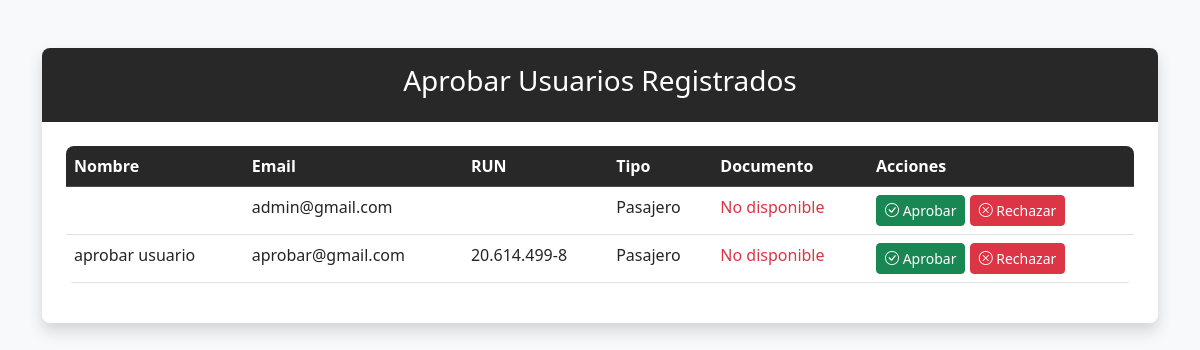
Before: /aprobar-usuarios/ (signed in) with the older database file.
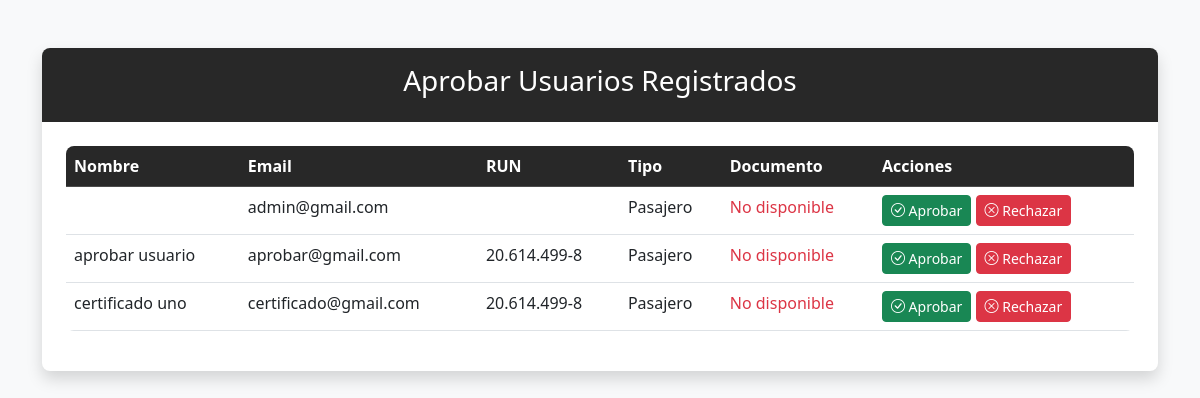
After: the same page with the newer database file.
### core/models.py (models this page shows, shortened)
class Usuario(AbstractUser):
    TIPO_USUARIO_CHOICES = [
        ('conductor', 'Conductor'),
        ('pasajero', 'Pasajero'),
    ]
    tipo_usuario = models.CharField(max_length=10, choices=TIPO_USUARIO_CHOICES, default='pasajero')
    run = models.CharField(max_length=12)
    telefono = models.CharField(max_length=15, blank=True, null=True)
    universidad = models.CharField(max_length=100, blank=True, null=True)
    calificacion = models.FloatField(
        validators=[MinValueValidator(0.0), MaxValueValidator(5.0)],
        default=5.0
    )
    aprobado = models.BooleanField(default=False, verbose_name="Cuenta aprobada")
    fecha_registro = models.DateTimeField(auto_now_add=True)
    documento_pdf = models.BinaryField(null=True, blank=True, editable=True)
    documento_nombre = models.CharField(max_length=255, null=True, blank=True)
    documento_tipo = models.CharField(max_length=100, null=True, blank=True)
    documento_size = models.PositiveIntegerField(null=True, blank=True)

### core/views.py (the view, shortened to what this page needs)
# urls.py: path('aprobar-usuarios/', views.aprobar_usuarios, name='aprobar_usuarios'),
@user_passes_test(es_administrador, login_url='login')
def aprobar_usuarios(request):
    usuarios_pendientes = Usuario.objects.filter(aprobado=False).order_by('fecha_registro')
    return render(request, 'core/aprobar_usuarios.html', {'usuarios_pendientes': usuarios_pendientes})

### core/views.py (called while the page is built)
def es_administrador(user):
    return user.is_authenticated and (user.is_superuser or hasattr(user, 'superadministrador'))

### core/templates/core/aprobar_usuarios.html (shortened to what this page needs)
<!DOCTYPE html>
{% load static %}
<html lang="es">
<head>
    <link href="https://cdn.jsdelivr.net/npm/bootstrap@5.3.0/dist/css/bootstrap.min.css" rel="stylesheet">
    <link rel="stylesheet" href="{% static 'core/styles.css' %}">
    <link href="https://cdn.jsdelivr.net/npm/bootstrap@5.3.0/dist/css/bootstrap.min.css" rel="stylesheet">
    <link rel="stylesheet" href="https://cdn.jsdelivr.net/npm/bootstrap-icons@1.10.0/font/bootstrap-icons.css">
    <link rel="stylesheet" href="{% static 'core/styles.css' %}">
</head>
<div class="container py-5">
    <div class="row justify-content-center">
        <div class="col-md-12">
            <div class="card shadow">
                <div class="card-header bg-ucsc text-white">
                    <h2 class="text-center">Aprobar Usuarios Registrados</h2>
                </div>
                <div class="card-body">
                    {% if usuarios_pendientes %}
                    <div class="table-responsive">
                        <table class="table table-hover">
                            <thead>
                                <tr>
                                    <th>Nombre</th>
                                    <th>Email</th>
                                    <th>RUN</th>
                                    <th>Tipo</th>
                                    <th>Documento</th>
                                    <th>Acciones</th>
                                </tr>
                            </thead>
                            <tbody>
                                {% for usuario in usuarios_pendientes %}
                                <tr>
                                    <td>{{ usuario.get_full_name }}</td>
                                    <td>{{ usuario.email }}</td>
                                    <td>{{ usuario.run }}</td>
                                    <td>{{ usuario.get_tipo_usuario_display }}</td>
                                    <td>
                                        {% if usuario.documento_pdf %}
                                        <a href="{% url 'ver_documento' usuario.id %}"
                                        target="_blank"
                                        class="btn btn-info btn-sm">
                                            <i class="bi bi-file-earmark-pdf"></i> Ver Documento
                                        </a>
                                        {% else %}
                                        <span class="text-danger">No disponible</span>
                                        {% endif %}
                                    </td>
                                    <td>
                                        <form method="post" class="d-inline">
                                            <button type="submit" name="accion" value="aprobar" class="btn btn-success btn-sm">
                                                <i class="bi bi-check-circle"></i> Aprobar
                                            </button>
                                            <button type="submit" name="accion" value="rechazar" class="btn btn-danger btn-sm">
                                                <i class="bi bi-x-circle"></i> Rechazar
                                            </button>
                                        </form>
                                    </td>
                                </tr>
                                {% endfor %}
                            </tbody>
                        </table>
                    </div>
                    {% else %}
                    <div class="alert alert-info">
                        No hay usuarios pendientes de aprobación.
                    </div>
                    {% endif %}
                </div>
            </div>
        </div>
    </div>
</div>

Changed rows visible on the page:
added Usuario: get_full_name "certificado uno", email "certificado@gmail.com", run "20.614.499-8", tipo_usuario "Pasajero", shows "No disponible"
